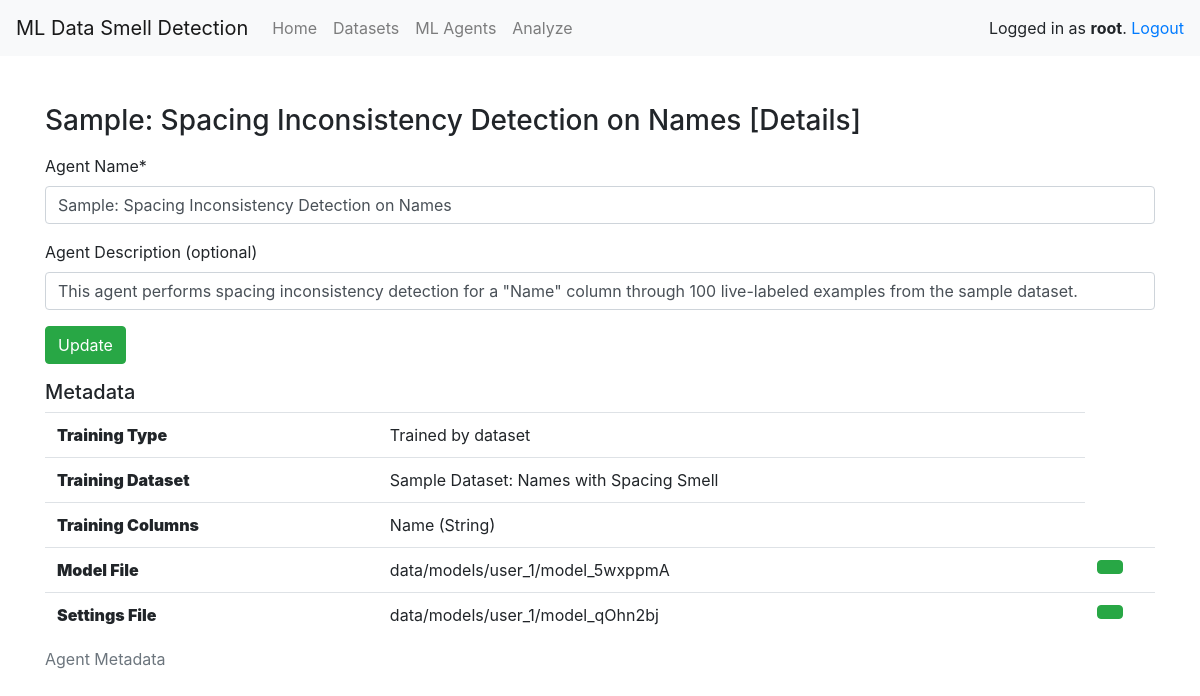
Screenshot of /agents/5 (signed in) with the database file from the repository.
### main/models.py (models this page shows, shortened)
class Agent(models.Model):
    name = models.CharField(max_length=255)
    description = models.TextField(null=True)
    agent_type = models.ForeignKey(AgentType, unique=False, on_delete=models.RESTRICT, null=True)
    user = models.ForeignKey(User, unique=False, on_delete=models.CASCADE, null=True)
    dataset = models.ForeignKey(Dataset, unique=False, on_delete=models.RESTRICT, null=True)
    external_set_key = models.CharField(max_length=255, null=True)
    external_prepared = models.BooleanField(null=True, default=False)
    iterations = models.IntegerField(default=0)
    model = models.FileField(upload_to=user_model_directory_path, null=True)
    settings = models.FileField(upload_to=user_model_directory_path, null=True)

class Dataset(models.Model):
    name = models.CharField(max_length=255)
    description = models.TextField(null=True)
    upload = models.FileField(upload_to=user_directory_path)
    col_length = models.IntegerField(null=True)
    row_length = models.IntegerField(null=True)
    user = models.ForeignKey(User, unique=False, on_delete=models.CASCADE, null=True)

### main/views_agents.py (the view)
# urls.py: path('agents/<int:id>', views_agents.edit_agent, name='edit_agent'),
def edit_agent(request, id=1):
    if not request.user.is_authenticated:
        return redirect('/user/login')
    agent = safe_get(Agent, id=id)
    if not agent:
        messages.add_message(request, messages.ERROR, "Could not find agent.")
        return redirect('/agents')
    if not agent.user == request.user:
        messages.add_message(request, messages.ERROR, StringUtility.ERR_UNAUTHORIZED("agent"))
        return redirect('/agents')
    if request.method != "POST":
        form = EditAgentForm(instance=agent)
        columns = AgentColumn.objects.filter(agent=agent)
        cols = ", ".join([x.name + " (" + x.dtype + ")" for x in columns])
        return render(request, 'main/editagent.html', {"username": request.user.username, "agent": agent,
                        "form": form, "columns": cols})
    form = EditAgentForm(request.POST, instance=agent)
    if form.is_valid:
        form.save()
        return redirect('/agents')

### main/forms.py
class EditAgentForm(forms.ModelForm):
    name = forms.CharField(label="Agent Name")
    description = forms.CharField(label="Agent Description (optional)", required=False)
    class Meta:
        model = Agent
        fields = ["name", "description"]

### main/utility/DatabaseUtility.py (called while the page is built)
def safe_get(model, *args, **kwargs):
    try:
        return model.objects.get(*args, **kwargs)
    except model.DoesNotExist:
        return None

### main/templates/main/editagent.html (shortened to what this page needs)
{% extends "main/baseloggedin.html" %}
{% load crispy_forms_tags %}
{% block content %}
<div class="container pt-5">
    <h3 class="mb-3">{{agent.name}} [Details]</h3>
    <form method="POST" action="/agents/{{agent.id}}">
        {{ form|crispy }}
        <button type="submit" class="btn btn-success">Update</button>
    </form>
    <h5>Metadata</h5>
    <table class="table">
        <caption>Agent Metadata</caption>
        <tr>
            <th scope="row"><strong>Training Type</th>
            {% if agent.settings %} <td> Trained by dataset </td>
            {% elif agent.external_prepared %} <td> External Training File </td>
            {% else %} <td> Agent not trained yet </td>
            {% endif %}
        </tr>
        {% if agent.dataset %}
        <tr>
            <th scope="row"><strong>Training Dataset</strong></th>
            <td> {{agent.dataset.name}} </td>
        </tr>
        <tr>
            <th scope="row"><strong>Training Columns</strong></th>
            <td> {{ columns }}</td>
        </tr>
        {% endif %}
        {% if agent.model %}
        <tr>
            <th scope="row"><strong>Model File</strong></th>
            <td> {{ agent.model.name }}</td>
            <td style="width: 70px;"><a href="/download_model/{{agent.id}}"><button class="btn btn-success"></button></a></td>
        </tr>
        {% endif %}
        {% if agent.settings %}
        <tr>
            <th scope="row"><strong>Settings File</strong></th>
            <td> {{agent.settings.name}} </td>
            <td style="width: 70px;"><a href="/download_settings/{{agent.id}}"><button class="btn btn-success"></button></a></td>
        </tr>
        {% endif %}
    </table>
</div>
{% endblock %}

### main/templates/main/baseloggedin.html (shortened to what this page needs)
{% load crispy_forms_tags %}
<html lang="en">
<head>
    <link rel="stylesheet" href="https://cdn.jsdelivr.net/npm/bootstrap@4.6.0/dist/css/bootstrap.min.css"
>
    <link href="https://cdnjs.cloudflare.com/ajax/libs/open-iconic/1.1.1/font/css/open-iconic-bootstrap.min.css"
        rel="stylesheet">
</head>
<body>
    <nav class="navbar navbar-expand-lg navbar-light bg-light">
        <span class="navbar-brand">ML Data Smell Detection</span>
        <div class="collapse navbar-collapse" id="navbarNavAltMarkup">
            <div class="navbar-nav">
                <a class="nav-item nav-link" href="/">Home</a>
                <a class="nav-item nav-link" href="/datasets">Datasets</a>
                <a class="nav-item nav-link" href="/agents">ML Agents</a>
                <a class="nav-item nav-link" href="/analyze">Analyze</a>
            </div>
        </div>
        <ul class="navbar-nav ml-auto">
            <li>Logged in as <strong>{{ username }}</strong>. <a href="/user/logout">Logout</a></li>
        </ul>
    </nav>
    {% block content %}{% endblock %}
</body>
</html>

### rows the page displays
Agent: name "Sample: Spacing Inconsistency Detection on Names", description "This agent performs spacing inconsistency detection for a \"Name\" column through 100 live-labeled examples from the sample dataset.", dataset.name "Sample Dataset: Names with Spacing Smell", model.name "data/models/user_1/model_5wxppmA", settings.name "data/models/user_1/model_qOhn2bj"

### other values shown
{{ username }} "root"
{{ columns }} "Name (String)"
